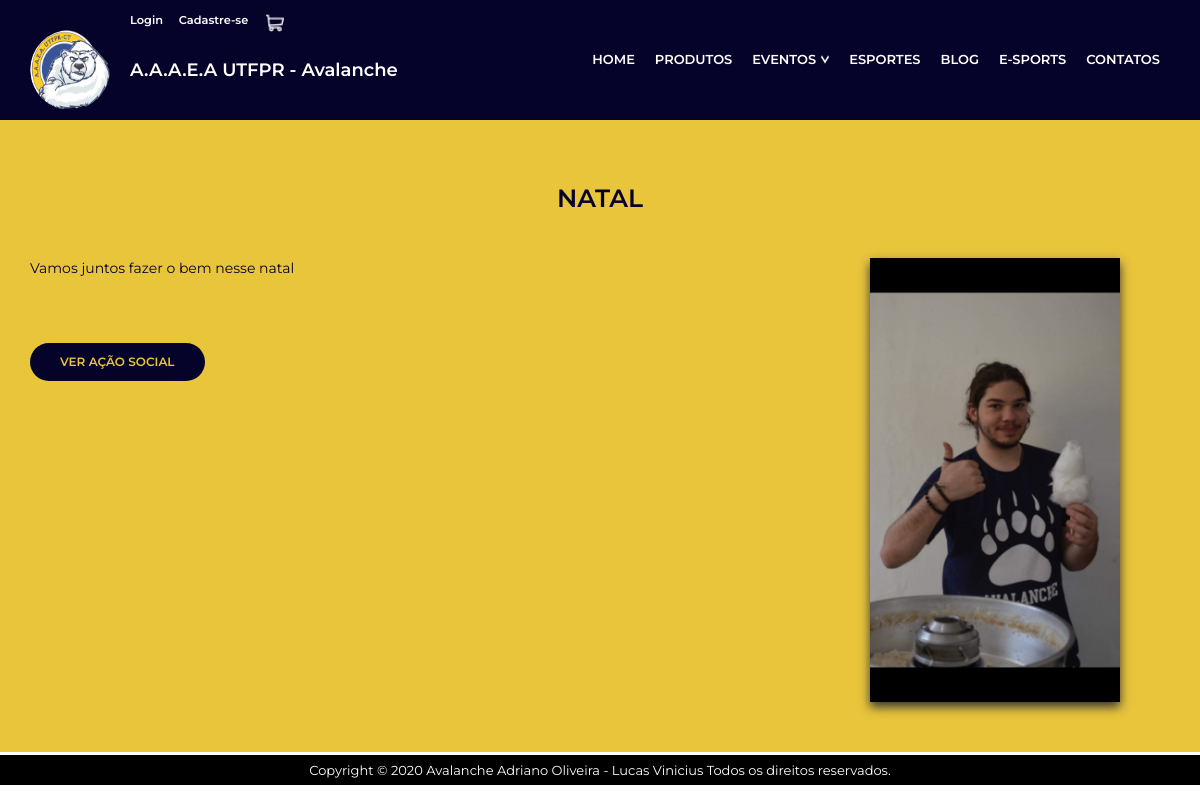
/Social/, run on the app's committed database.
### Avalancheutfpr/models.py (models this page shows, shortened)
class campanhas(models.Model):
    status = (('Ativo', 'Ativo'), ('Encerrado', 'Encerrado'),)
    name = models.CharField(max_length=30,null=False,blank=False,verbose_name='Nome')
    previa = models.TextField(null=False, blank=False, verbose_name='Prévia')
    descricao = models.TextField(null=False,blank=False,verbose_name='Descrição')
    local = models.CharField(max_length=255)
    image = StdImageField(upload_to=get_file_path, null=False, blank=False)
    QRcode = StdImageField(upload_to=get_file_path, null=True, blank=True)
    slug = AutoSlugField(populate_from='name')
    data = models.DateField(auto_now_add=False, blank=True, null=True,verbose_name='Data de Realização')
    pub_date = models.DateField(auto_now_add=True,verbose_name='Data de publicação')
    Status = models.CharField(max_length=30, null=True, blank=True, choices=status, default='Ativo')
    class Meta:
        verbose_name= 'Ação Social'
        verbose_name_plural = 'Ações Sociais'
        ordering = ['-pub_date']

### Avalancheutfpr/views.py (the view)
# urls.py: path('Social/', Social.as_view(), name='Social'),
class Social(ListView):
    template_name = 'Social.html'
    context_object_name = 'campanhas'
    paginate_by = 5
    ordering = '-pub_date'
    def get_queryset(self):
        queryset = campanhas.objects.all()
        q = self.request.GET.get('q', '')
        if q:
            queryset = queryset.filter(
                models.Q(name__icontains=q) | models.Q(descricao__icontains=q) | models.Q(local__icontains=q)
            )
        return queryset

### Avalancheutfpr/templates/Social.html (shortened to what this page needs)
<!DOCTYPE html>
{% extends 'Base.html' %}
{%load static%}
{%load bootstrap4 %}
{%block body%}
<main class="social-area">
    {%for campanhas in page_obj %}
    {%if forloop.counter|divisibleby:"2" %}
	<section class="default-eventos dark-eventos">
		<div class="section-title-eventos">{{campanhas.name}}</div>
		<div class="section-body-eventos">
	    	<div class="section-eventos-sociais">
	    		<div class="section-eventos-sociais--right---esquerda">
	            	<img src="{{campanhas.image.url}}" />
	        	</div>
	    		<div class="section-eventos-sociais--left---esquerda">
	                <p>{{campanhas.previa}}</p>
	                <br/>
	                <a href="{%url 'Campanhas_View' campanhas.slug%}" class="section-button-dark">Ver Ação Social</a>
	            </div>
	        </div>
	   	</div>
	</section>
    {%else%}
	<section class="default-eventos light-eventos">
		<div class="section-title-eventos">{{campanhas.name}}</div>
		<div class="section-body-eventos">
	    	<div class="section-eventos-sociais">
	    		<div class="section-eventos-sociais--left">
	                <p>{{campanhas.previa}}</p>
	                <br/>
	                <a href="{%url 'Campanhas_View' campanhas.slug%}" class="section-button-light">Ver Ação Social</a>
	            </div>
	        	<div class="section-eventos-sociais--right">
	            	<img src="{{campanhas.image.url}}" />
	        	</div>
	        </div>
	   	</div>
	</section>
    {%endif%}
    {%endfor%}
</main>
{%endblock%}

### Avalancheutfpr/static/css/style.css (style rules this page uses)
* { margin:0; padding:0; box-sizing:border-box; }
body { font-family:'Montserrat', Arial, Helvetica, sans-serif; font-size:13px; overflow-x:hidden; }
.default-eventos { padding-top:50px; padding-bottom:50px; border-bottom: 3px solid #fff; }
.default-eventos .section-title-eventos { text-align:center; text-transform: uppercase; font-weight: 600; }
.default-eventos .section-title-eventos { font-size:25px; margin-top:10px; margin-bottom:40px; }
.default-eventos .section-body-eventos { max-width:1140px; margin:auto; }
.default-eventos.light-eventos { background-color:#E9C53C; }
.default-eventos.light-eventos .section-title-eventos, .default-eventos.light-eventos .section-body-eventos { color:#050329; }
.section-button-light { display:inline-block; background-color:#050329; color:#E9C53C; text-transform: uppercase; font-size:12px; font-weight:600; text-decoration: none; padding:10px 30px; margin-top:30px; border-radius:20px; }
.social-area { min-height:77.5vh; }
.section-eventos-sociais { display:flex; }
.section-eventos-sociais--left { flex:1; }
.section-eventos-sociais--left p { font-size:14px; line-height:20px; }
.section-eventos-sociais--right { width:350px; text-align:center; }
.section-eventos-sociais--right img { width:250px; box-shadow:0px 5px 10px #333; }

### data on the page
campanhas: name "NATAL", previa "Vamos juntos fazer o bem nesse natal", image (picture)
